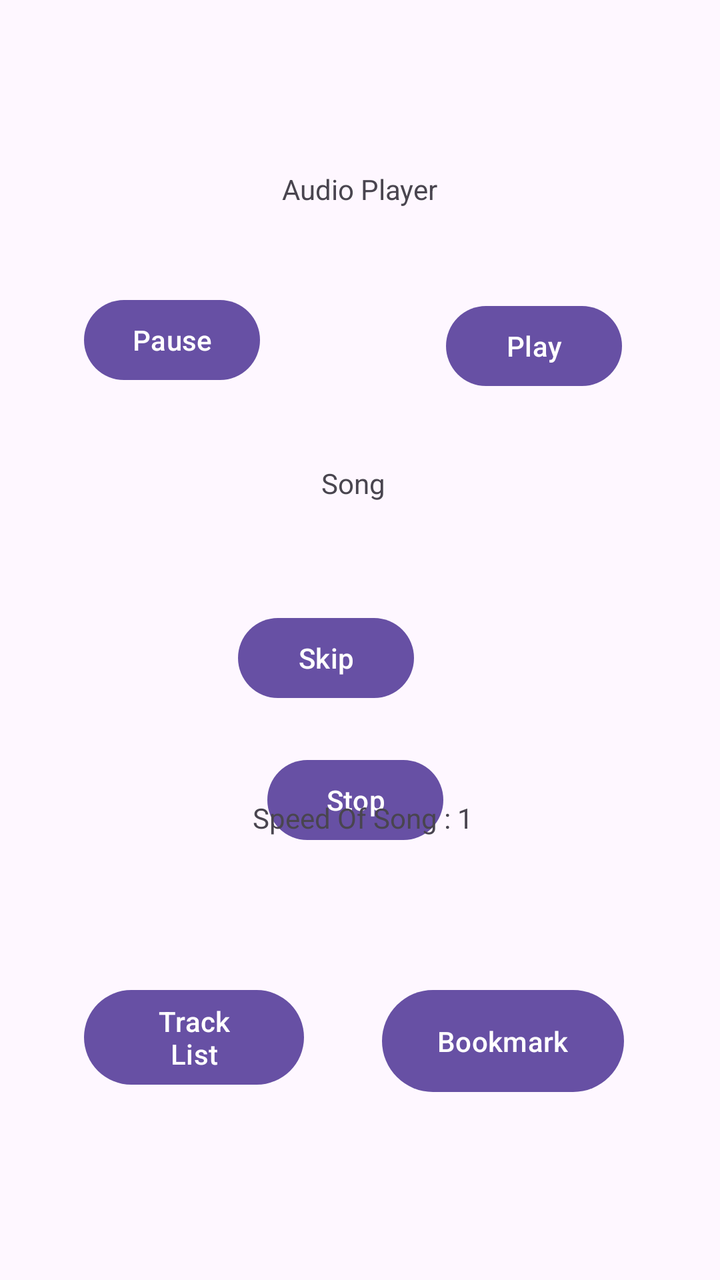
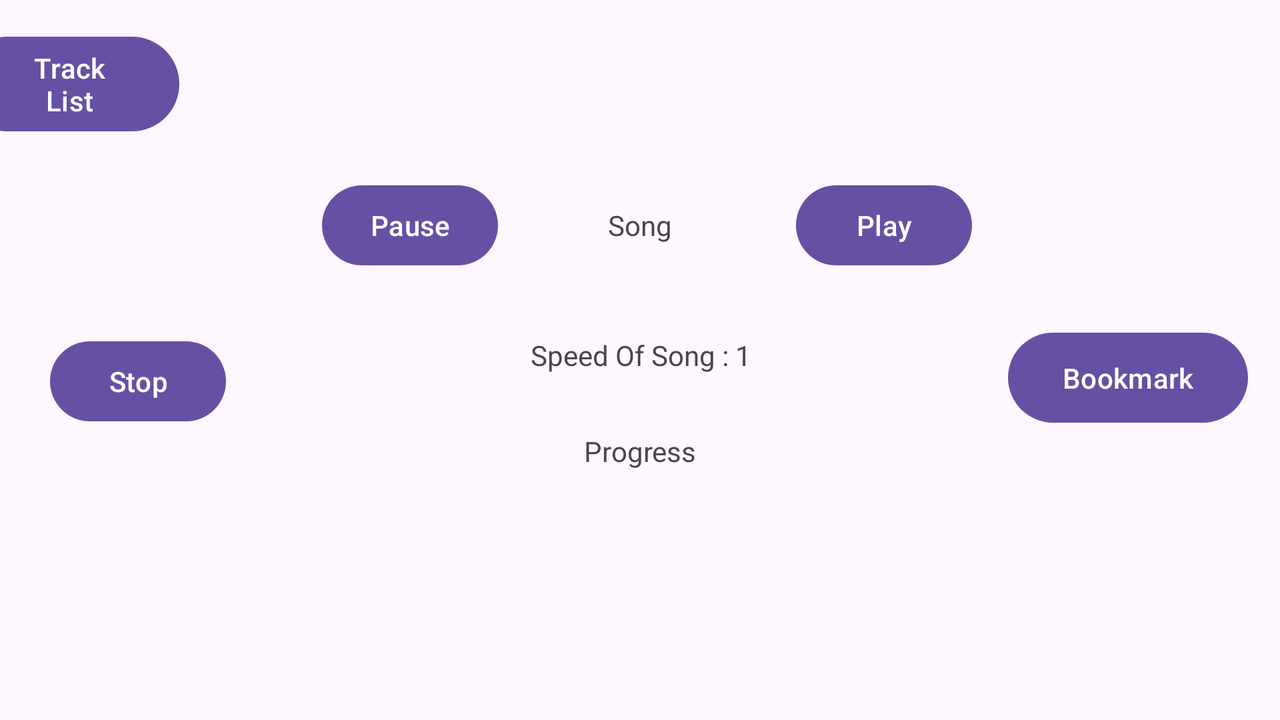

Two renders of one Android screen. The first uses the default layout on a phone; the second uses the alternative layout the repository ships for a different screen configuration, on a matching device. The two XML files are below.
<!-- AndroidManifest.xml: application theme Theme.CWKMWE -->
<!-- res/layout/activity_main.xml -->
<?xml version="1.0" encoding="utf-8"?>
<androidx.constraintlayout.widget.ConstraintLayout xmlns:android="http://schemas.android.com/apk/res/android"
    xmlns:app="http://schemas.android.com/apk/res-auto"
    xmlns:tools="http://schemas.android.com/tools"
    android:id="@+id/main"
    android:layout_width="match_parent"
    android:layout_height="match_parent"
    tools:context=".MainActivity">

    <TextView
        android:id="@+id/textView8"
        android:layout_width="wrap_content"
        android:layout_height="wrap_content"
        android:layout_marginTop="74dp"
        android:layout_marginBottom="243dp"
        android:text="@string/audioplayer_text"
        app:layout_constraintBottom_toTopOf="@+id/textProgress"
        app:layout_constraintEnd_toEndOf="parent"
        app:layout_constraintStart_toStartOf="parent"
        app:layout_constraintTop_toTopOf="parent"
        app:layout_constraintVertical_bias="0.103" />

    <Button
        android:id="@+id/buttonPause"
        android:layout_width="wrap_content"
        android:layout_height="wrap_content"
        android:layout_marginStart="42dp"
        android:layout_marginTop="146dp"
        android:text="@string/pause_button"
        app:layout_constraintStart_toStartOf="parent"
        app:layout_constraintTop_toTopOf="parent" />

    <Button
        android:id="@+id/buttonPlay"
        android:layout_width="wrap_content"
        android:layout_height="wrap_content"
        android:layout_marginTop="149dp"
        android:layout_marginEnd="49dp"
        android:text="@string/play_button"
        app:layout_constraintEnd_toEndOf="parent"
        app:layout_constraintTop_toTopOf="parent" />

    <Button
        android:id="@+id/buttonSkip"
        android:layout_width="wrap_content"
        android:layout_height="wrap_content"
        android:layout_marginTop="108dp"
        android:layout_marginEnd="16dp"
        android:text="@string/skip_button"
        app:layout_constraintEnd_toStartOf="@+id/buttonPlay"
        app:layout_constraintTop_toBottomOf="@+id/buttonPlay" />

    <TextView
        android:id="@+id/textProgress"
        android:layout_width="409dp"
        android:layout_height="0dp"
        android:layout_marginTop="444dp"
        android:layout_marginBottom="124dp"
        android:gravity="center"
        android:text="@string/progress_text"
        app:layout_constraintBottom_toTopOf="@+id/buttonBookmark"
        app:layout_constraintEnd_toEndOf="parent"
        app:layout_constraintHorizontal_bias="0.531"
        app:layout_constraintStart_toStartOf="parent"
        app:layout_constraintTop_toTopOf="parent" />

    <Button
        android:id="@+id/buttonTrack"
        android:layout_width="110dp"
        android:layout_height="wrap_content"
        android:layout_marginStart="42dp"
        android:layout_marginTop="124dp"
        android:layout_marginEnd="97dp"
        android:text="@string/track_button"
        app:layout_constraintEnd_toStartOf="@+id/buttonBookmark"
        app:layout_constraintHorizontal_bias="0.0"
        app:layout_constraintStart_toStartOf="parent"
        app:layout_constraintTop_toBottomOf="@+id/textProgress" />

    <Button
        android:id="@+id/buttonBookmark"
        android:layout_width="121dp"
        android:layout_height="59dp"
        android:layout_marginEnd="48dp"
        android:layout_marginBottom="90dp"
        android:text="@string/bookmark_button"
        app:layout_constraintBottom_toBottomOf="parent"
        app:layout_constraintEnd_toEndOf="parent"
        app:layout_constraintTop_toBottomOf="@+id/textProgress" />

    <TextView
        android:id="@+id/textSong"
        android:layout_width="164dp"
        android:layout_height="21dp"
        android:gravity="center"
        android:text="@string/song_text"
        app:layout_constraintBottom_toTopOf="@+id/buttonSkip"
        app:layout_constraintEnd_toStartOf="@+id/buttonPlay"
        app:layout_constraintStart_toEndOf="@+id/buttonPause"
        app:layout_constraintTop_toBottomOf="@+id/textView8"
        app:layout_constraintVertical_bias="0.706" />

    <Button
        android:id="@+id/buttonStop"
        android:layout_width="wrap_content"
        android:layout_height="wrap_content"
        android:layout_marginStart="158dp"
        android:layout_marginTop="25dp"
        android:layout_marginEnd="163dp"
        android:layout_marginBottom="22dp"
        android:text="@string/stop_button"
        app:layout_constraintBottom_toTopOf="@+id/textProgress"
        app:layout_constraintEnd_toEndOf="parent"
        app:layout_constraintStart_toStartOf="parent"
        app:layout_constraintTop_toBottomOf="@+id/buttonSkip" />

    <TextView
        android:id="@+id/textViewPlayback"
        android:layout_width="409dp"
        android:layout_height="22dp"
        android:layout_marginStart="2dp"
        android:layout_marginTop="31dp"
        android:layout_marginBottom="71dp"
        android:gravity="center"
        android:text="@string/songspeed_text"
        app:layout_constraintBottom_toTopOf="@+id/buttonTrack"
        app:layout_constraintEnd_toEndOf="parent"
        app:layout_constraintStart_toStartOf="parent"
        app:layout_constraintTop_toBottomOf="@+id/textProgress" />

</androidx.constraintlayout.widget.ConstraintLayout>
<!-- resources referenced by this layout -->
<resources>
  <string name="audioplayer_text">Audio Player</string>
  <string name="bookmark_button">Bookmark</string>
  <string name="pause_button">Pause</string>
  <string name="play_button">Play</string>
  <string name="progress_text">Progress</string>
  <string name="skip_button">Skip</string>
  <string name="song_text">Song</string>
  <string name="songspeed_text">Speed Of Song : 1</string>
  <string name="stop_button">Stop</string>
  <string name="track_button">Track List</string>
  <style name="Theme.CWKMWE" parent="Base.Theme.CWKMWE" />
  <style name="Base.Theme.CWKMWE" parent="Theme.Material3.DayNight.NoActionBar">
          
          
      </style>
</resources>
<!-- res/layout-land/activity_main.xml (the repository's variant of the layout above) -->
<!-- drawn on the phone turned sideways -->
<?xml version="1.0" encoding="utf-8"?>
<androidx.constraintlayout.widget.ConstraintLayout xmlns:android="http://schemas.android.com/apk/res/android"
    xmlns:app="http://schemas.android.com/apk/res-auto"
    xmlns:tools="http://schemas.android.com/tools"
    android:id="@+id/main"
    android:layout_width="match_parent"
    android:layout_height="match_parent"
    tools:context=".MainActivity">

    <TextView
        android:id="@+id/textView8"
        android:layout_width="wrap_content"
        android:layout_height="wrap_content"
        android:layout_marginTop="36dp"
        android:layout_marginEnd="333dp"
        android:layout_marginBottom="73dp"
        android:text="@string/audioplayer_text"
        app:layout_constraintBottom_toTopOf="@+id/textSong"
        app:layout_constraintEnd_toEndOf="parent"
        app:layout_constraintHorizontal_bias="1.0"
        app:layout_constraintStart_toEndOf="@+id/buttonTrack"
        app:layout_constraintTop_toTopOf="parent" />

    <Button
        android:id="@+id/buttonPause"
        android:layout_width="wrap_content"
        android:layout_height="wrap_content"
        android:layout_marginStart="161dp"
        android:layout_marginEnd="31dp"
        android:layout_marginBottom="30dp"
        android:text="@string/pause_button"
        app:layout_constraintBottom_toTopOf="@+id/textViewPlayback"
        app:layout_constraintEnd_toStartOf="@+id/textSong"
        app:layout_constraintStart_toStartOf="parent" />

    <Button
        android:id="@+id/buttonPlay"
        android:layout_width="wrap_content"
        android:layout_height="wrap_content"
        android:layout_marginEnd="154dp"
        android:layout_marginBottom="30dp"
        android:text="@string/play_button"
        app:layout_constraintBottom_toTopOf="@+id/textViewPlayback"
        app:layout_constraintEnd_toEndOf="parent"
        app:layout_constraintStart_toEndOf="@+id/textSong" />

    <Button
        android:id="@+id/buttonSkip"
        android:layout_width="wrap_content"
        android:layout_height="wrap_content"
        android:layout_marginStart="323dp"
        android:layout_marginEnd="320dp"
        android:text="@string/skip_button"
        app:layout_constraintBottom_toBottomOf="parent"
        app:layout_constraintEnd_toEndOf="parent"
        app:layout_constraintHorizontal_bias="0.558"
        app:layout_constraintStart_toStartOf="parent"
        app:layout_constraintTop_toTopOf="parent"
        app:layout_constraintVertical_bias="0.86" />

    <TextView
        android:id="@+id/textProgress"
        android:layout_width="407dp"
        android:layout_height="29dp"
        android:layout_marginStart="222dp"
        android:layout_marginTop="28dp"
        android:layout_marginEnd="222dp"
        android:layout_marginBottom="34dp"
        android:gravity="center"
        android:text="@string/progress_text"
        app:layout_constraintBottom_toTopOf="@+id/buttonSkip"
        app:layout_constraintEnd_toEndOf="parent"
        app:layout_constraintStart_toStartOf="parent"
        app:layout_constraintTop_toBottomOf="@+id/textViewPlayback" />

    <Button
        android:id="@+id/buttonTrack"
        android:layout_width="110dp"
        android:layout_height="wrap_content"
        android:layout_marginStart="25dp"
        android:layout_marginTop="28dp"
        android:layout_marginEnd="185dp"
        android:layout_marginBottom="111dp"
        android:text="@string/track_button"
        app:layout_constraintBottom_toTopOf="@+id/buttonStop"
        app:layout_constraintEnd_toStartOf="@+id/textView8"
        app:layout_constraintStart_toStartOf="parent"
        app:layout_constraintTop_toTopOf="parent" />

    <Button
        android:id="@+id/buttonBookmark"
        android:layout_width="120dp"
        android:layout_height="53dp"
        android:layout_marginEnd="16dp"
        android:text="@string/bookmark_button"
        app:layout_constraintBottom_toTopOf="@+id/textProgress"
        app:layout_constraintEnd_toEndOf="parent"
        app:layout_constraintStart_toEndOf="@+id/textViewPlayback"
        app:layout_constraintTop_toTopOf="@+id/textViewPlayback" />

    <TextView
        android:id="@+id/textSong"
        android:layout_width="0dp"
        android:layout_height="24dp"
        android:layout_marginEnd="38dp"
        android:gravity="center"
        android:text="@string/song_text"
        app:layout_constraintBaseline_toBaselineOf="@+id/buttonPause"
        app:layout_constraintEnd_toStartOf="@+id/buttonPlay"
        app:layout_constraintStart_toEndOf="@+id/buttonPause" />

    <Button
        android:id="@+id/buttonStop"
        android:layout_width="wrap_content"
        android:layout_height="wrap_content"
        android:layout_marginStart="25dp"
        android:layout_marginEnd="48dp"
        android:text="@string/stop_button"
        app:layout_constraintEnd_toStartOf="@+id/textViewPlayback"
        app:layout_constraintStart_toStartOf="parent"
        app:layout_constraintTop_toTopOf="@+id/textViewPlayback" />

    <TextView
        android:id="@+id/textViewPlayback"
        android:layout_width="0dp"
        android:layout_height="22dp"
        android:layout_marginEnd="24dp"
        android:gravity="center"
        android:text="@string/songspeed_text"
        app:layout_constraintBottom_toBottomOf="parent"
        app:layout_constraintEnd_toStartOf="@+id/buttonBookmark"
        app:layout_constraintStart_toEndOf="@+id/buttonStop"
        app:layout_constraintTop_toTopOf="parent"
        app:layout_constraintVertical_bias="0.493" />

</androidx.constraintlayout.widget.ConstraintLayout>
